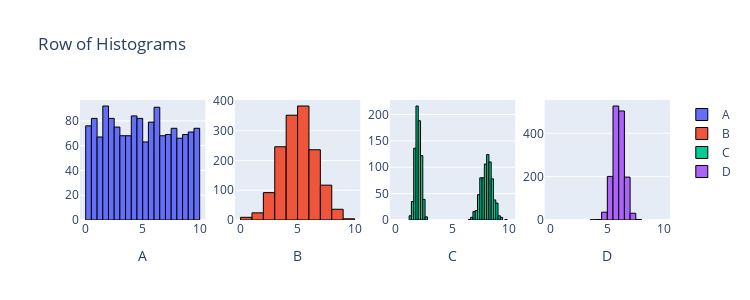

Source (notebook cell):
### Markdown cell above
***Question 4***

### Code cell
from scipy import stats
import plotly.graph_objects as go
from plotly.subplots import make_subplots
import numpy as np

n = 1500
data1 = stats.uniform.rvs(0, 10, size=n)
data2 = stats.norm.rvs(5, 1.5, size=n)
data3 = np.r_[stats.norm.rvs(2, 0.25, size=int(n/2)), stats.norm.rvs(8, 0.5, size=int(n/2))]
data4 = stats.norm.rvs(6, 0.5, size=n)

fig = make_subplots(rows=1, cols=4)

fig.add_trace(go.Histogram(x=data1, name='A', nbinsx=30, marker=dict(line=dict(color='black', width=1))), row=1, col=1)
fig.add_trace(go.Histogram(x=data2, name='B', nbinsx=15, marker=dict(line=dict(color='black', width=1))), row=1, col=2)
fig.add_trace(go.Histogram(x=data3, name='C', nbinsx=45, marker=dict(line=dict(color='black', width=1))), row=1, col=3)
fig.add_trace(go.Histogram(x=data4, name='D', nbinsx=15, marker=dict(line=dict(color='black', width=1))), row=1, col=4)

fig.update_layout(height=300, width=750, title_text="Row of Histograms")
fig.update_xaxes(title_text="A", row=1, col=1)
fig.update_xaxes(title_text="B", row=1, col=2)
fig.update_xaxes(title_text="C", row=1, col=3)
fig.update_xaxes(title_text="D", row=1, col=4)
fig.update_xaxes(range=[-0.5, 10.5])

for trace in fig.data:
    trace.xbins = dict(start=0, end=10)
    
# This code was produced by just making requests to Microsoft Copilot
# https://github.com/pointOfive/stat130chat130/blob/main/CHATLOG/wk3/COP/SLS/0001_concise_makeAplotV1.md

fig.show() # USE `fig.show(renderer="png")` FOR ALL GitHub and MarkUs SUBMISSIONS

### Figure 1 — Plotly figure (JSON) as saved in the notebook; plotly's stock layout.template omitted (floating-point values rounded to 4 significant figures; data arrays with more than 128 entries replaced by an {"elided": "..."} marker saying what was removed)
{"data": [{"marker": {"line": {"color": "black", "width": 1}}, "name": "A", "nbinsx": 30, "type": "histogram", "x": {"elided": "1500 float values"}, "xaxis": "x", "xbins": {"end": 10, "start": 0}, "yaxis": "y"}, {"marker": {"line": {"color": "black", "width": 1}}, "name": "B", "nbinsx": 15, "type": "histogram", "x": {"elided": "1500 float values"}, "xaxis": "x2", "xbins": {"end": 10, "start": 0}, "yaxis": "y2"}, {"marker": {"line": {"color": "black", "width": 1}}, "name": "C", "nbinsx": 45, "type": "histogram", "x": {"elided": "1500 float values"}, "xaxis": "x3", "xbins": {"end": 10, "start": 0}, "yaxis": "y3"}, {"marker": {"line": {"color": "black", "width": 1}}, "name": "D", "nbinsx": 15, "type": "histogram", "x": {"elided": "1500 float values"}, "xaxis": "x4", "xbins": {"end": 10, "start": 0}, "yaxis": "y4"}], "layout": {"height": 300, "title": {"text": "Row of Histograms"}, "width": 750, "xaxis": {"anchor": "y", "domain": [0, 0.2125], "range": [-0.5, 10.5], "title": {"text": "A"}}, "xaxis2": {"anchor": "y2", "domain": [0.2625, 0.475], "range": [-0.5, 10.5], "title": {"text": "B"}}, "xaxis3": {"anchor": "y3", "domain": [0.525, 0.7375], "range": [-0.5, 10.5], "title": {"text": "C"}}, "xaxis4": {"anchor": "y4", "domain": [0.7875, 1], "range": [-0.5, 10.5], "title": {"text": "D"}}, "yaxis": {"anchor": "x", "domain": [0, 1]}, "yaxis2": {"anchor": "x2", "domain": [0, 1]}, "yaxis3": {"anchor": "x3", "domain": [0, 1]}, "yaxis4": {"anchor": "x4", "domain": [0, 1]}}}
